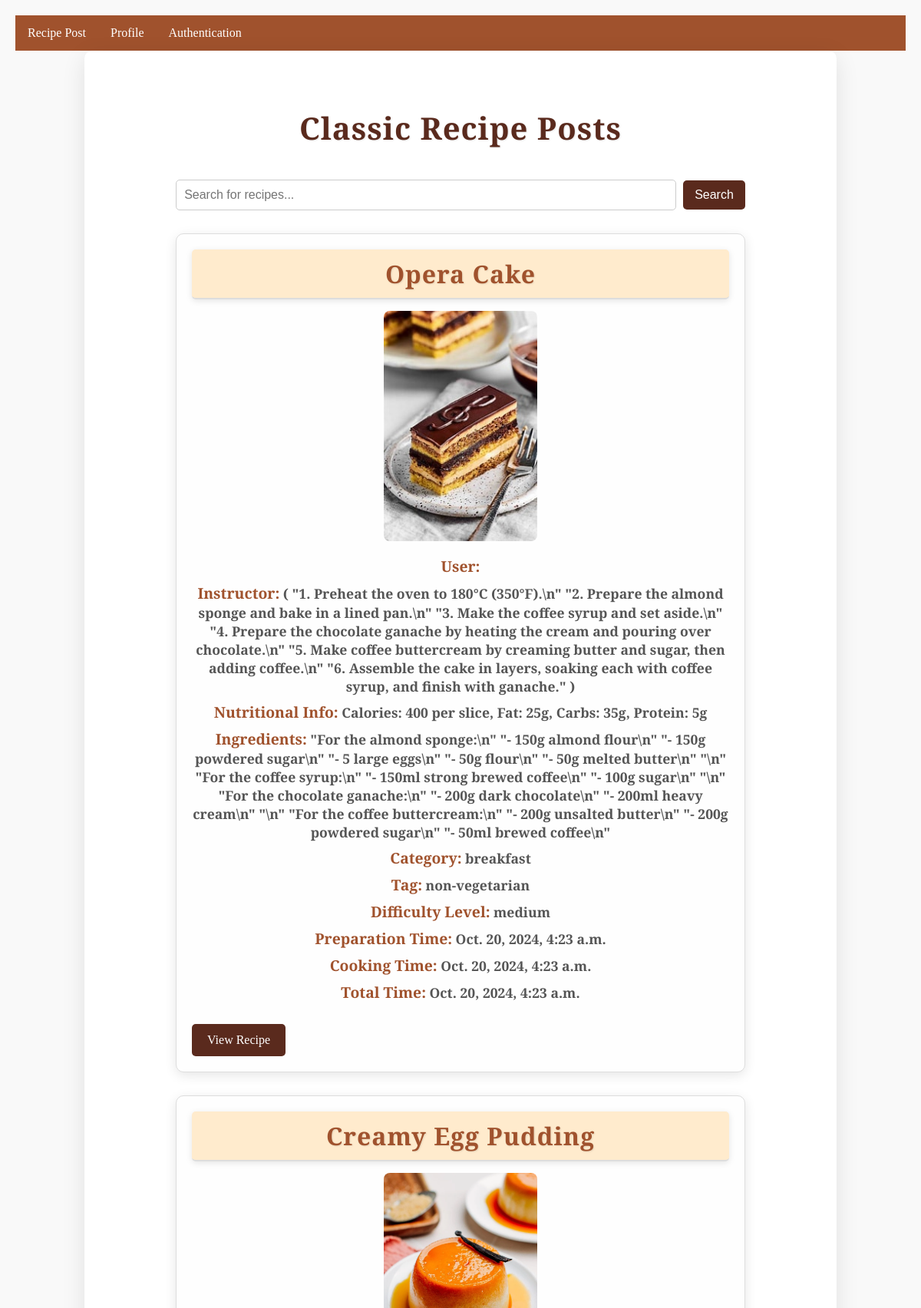
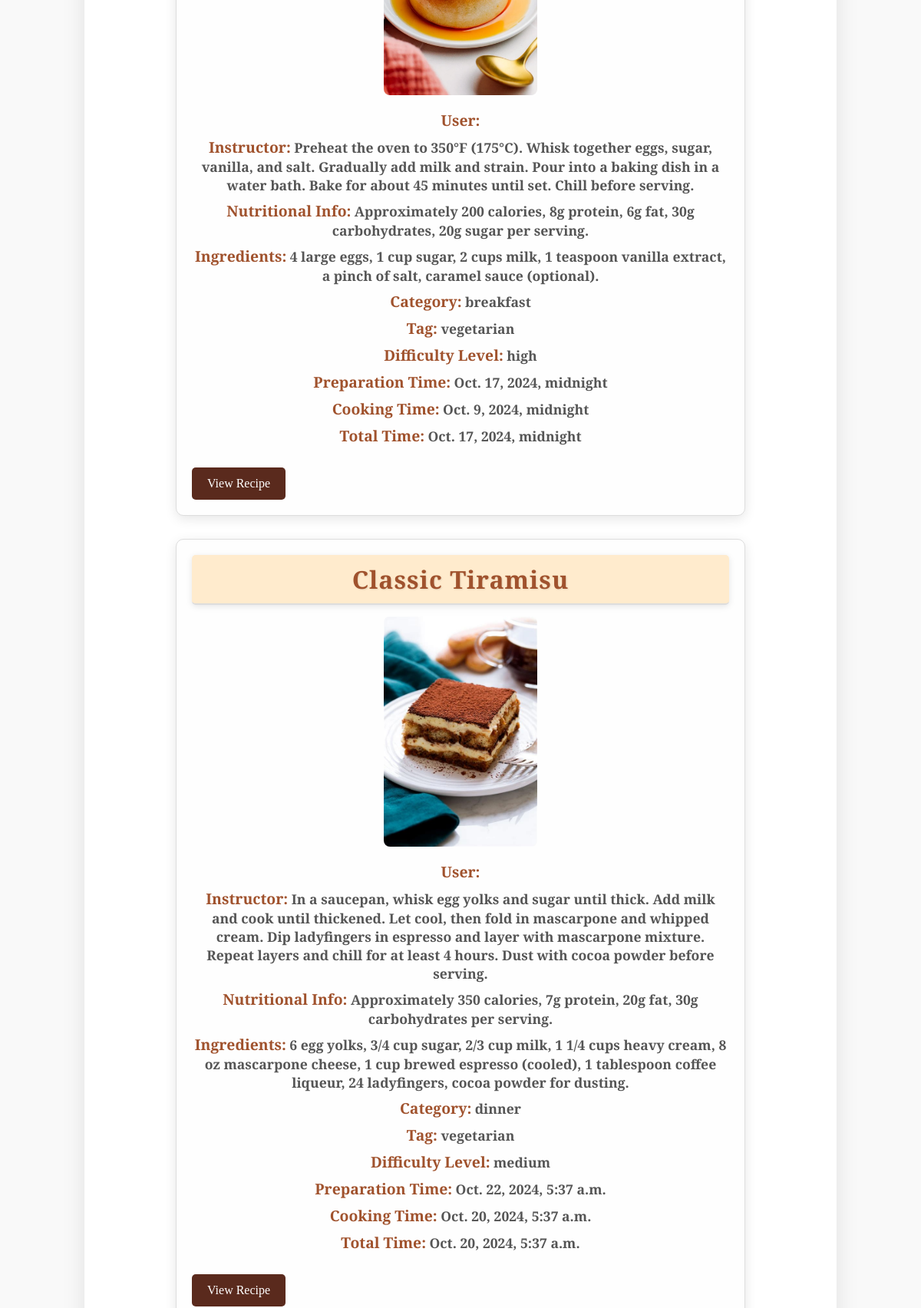
The page /RecipePost/ (upper part) on the database its author committed (2 pictures, top to bottom).
### myapp/models.py (models this page shows, shortened)
class RecipePostModel(models.Model):
    Tag=[
        ('vegetarian','Vegetarian'),
        ('non-vegetarian','Non-Vegetarian'),
    ]
    Level=[
        ('high','high'),
        ('medium','Medium'),
        ('low','Low'),
    ]
    CATEGORY=[
        ('breakfast','breakfast'),
        ('lunch','Lunch'),
        ('dinner','Dinner'),
    ]
    user=models.ForeignKey(Custom_user,on_delete=models.CASCADE,null=True)
    RecipeTitle=models.CharField(max_length=500,null=True)
    Nutritional_Info=models.CharField(max_length=500,null=True)
    Ingredients=models.CharField(max_length=1000,null=True)
    Instructor=models.CharField(max_length=1000,null=True)
    Category=models.CharField(choices=CATEGORY, max_length=100,null=True)
    Tag=models.CharField(choices=Tag, max_length=100,null=True)
    DifficultyLevel=models.CharField(choices=Level, max_length=100,null=True)
    Image=models.ImageField(upload_to='Media/Blog_Pic',null=True)
    PreparetionTime = models.DateTimeField(default=timezone.now,null=True)
    CookingTime = models.DateTimeField(default=timezone.now,null=True)
    TotalTime = models.DateTimeField(default=timezone.now,null=True)

### myproject/views.py (the view)
# urls.py: path('RecipePost/', RecipePost, name='RecipePost'),
def RecipePost(req):
    data=RecipePostModel.objects.all()
    context = {
        'data': data
    }
    return render(req,'RecipePost.html',context)

### template/RecipePost.html (shortened to what this page needs)
{% extends 'base.html' %}
{% block body %}
<!DOCTYPE html>
<html lang="en">
<head>
</head>
<body>
    <div class="container">
        <h2>Classic Recipe Posts</h2>
        <div class="search-bar">
            <form action="{% url 'search' %}" method="GET">
                <input type="text" name="query" placeholder="Search for recipes..." required>
                <button type="submit">Search</button>
            </form>
        </div>
        {% for i in data %}
        <div class="recipe-post">
            <h2 class="recipe-title">{{ i.RecipeTitle }}</h2>
            <div class="logo">
                <img src="/{{ i.Image }}" alt="{{ i.RecipeTitle }}">
            </div>
            <div class="details"><span class="label">User:</span> <strong>{{ user.first_name }} {{ user.last_name }}</strong></div>
            <div class="details"><span class="label">Instructor:</span> <strong>{{ i.Instructor }}</strong></div>
            <div class="details"><span class="label">Nutritional Info:</span> <strong>{{ i.Nutritional_Info }}</strong></div>
            <div class="details"><span class="label">Ingredients:</span> <strong>{{ i.Ingredients }}</strong></div>
            <div class="details"><span class="label">Category:</span> <strong>{{ i.Category }}</strong></div>
            <div class="details"><span class="label">Tag:</span> <strong>{{ i.Tag }}</strong></div>
            <div class="details"><span class="label">Difficulty Level:</span> <strong>{{ i.DifficultyLevel }}</strong></div>
            <div class="details"><span class="label">Preparation Time:</span> <strong>{{ i.PreparetionTime }}</strong></div>
            <div class="details"><span class="label">Cooking Time:</span> <strong>{{ i.CookingTime }}</strong></div>
            <div class="details"><span class="label">Total Time:</span> <strong>{{ i.TotalTime }}</strong></div>
            <a href="{% url 'postview' i.id %}" class="apply-button">View Recipe</a>
        </div>
        {% endfor %}
    </div>
</body>
</html>
{% endblock body %}

### template/base.html (style rules this page uses)
body { background-color:white; }

### template/RecipePost.html (style rules this page uses)
body { font-family: 'Libre Baskerville', serif; background-color: #f9f9f9; margin: 0; padding: 20px; }
.container { max-width: 900px; margin: auto; background: #ffffff; padding: 40px; border-radius: 10px; box-shadow: 0 8px 30px rgba(0, 0, 0, 0.1); }
h2 { text-align: center; font-family: 'Playfair Display', serif; color: #5A2A1D; margin-bottom: 40px; font-size: 2.5em; letter-spacing: 1px; text-shadow: 1px 1px 2px rgba(0, 0, 0, 0.1); }
.recipe-post { border: 1px solid #ddd; padding: 20px; margin-bottom: 30px; border-radius: 10px; background-color: #fefefe; box-shadow: 0 4px 15px rgba(0, 0, 0, 0.1); transition: box-shadow 0.3s; font-family: 'Libre Baskerville', serif; color: #333; max-width: 700px; margin-left: auto; margin-right: auto; }
.recipe-title { color: #A0522D; font-size: 2em; margin: 0; font-family: 'Playfair Display', serif; text-align: center; border-bottom: 2px solid #ddd; padding-bottom: 10px; background-color: #ffebcd; padding: 10px; border-radius: 5px; box-shadow: 0 2px 8px rgba(0, 0, 0, 0.1); }
.logo { text-align: center; margin: 15px 0; }
.logo img { max-height: 300px; max-width: 100%; border-radius: 8px; }
.details { color: #555; margin: 8px 0; font-size: 1.1em; text-align: center; }
.label { font-weight: bold; color: #A0522D; text-align: left; margin-bottom: 5px; font-size: 1.1em; }
.search-bar { margin-bottom: 30px; text-align: center; }
.search-bar input[type="text"] { padding: 10px; width: 70%; border: 1px solid #ccc; border-radius: 5px; font-size: 1em; }
.search-bar button { padding: 10px 15px; background-color: #5A2A1D; color: white; border: none; border-radius: 5px; cursor: pointer; font-size: 1em; transition: background-color 0.3s; margin-left: 5px; }
.apply-button { display: inline-block; margin-top: 20px; padding: 12px 20px; background-color: #5A2A1D; color: white; text-decoration: none; border-radius: 5px; transition: background-color 0.3s; font-size: 1em; text-align: center; }

### rows shown on the page
RecipePostModel: RecipeTitle "Opera Cake", Image (picture), Instructor "( \"1. Preheat the oven to 180°C (350°F).\\n\" \"2. Prepare the almond sponge and bake in a lined pan.\\n\" \"3. Make the coffee syrup and set aside.\\n\" \"4. Prepare the chocolate ganache by heating the cream and pouring over chocolate.\\n\" \"5. Make coffee buttercream by creaming butter and sugar, then adding coffee.\\n\" \"6. Assemble the cake in layers, soaking each with coffee syrup, and finish with ganache.\" )", Nutritional_Info "Calories: 400 per slice, Fat: 25g, Carbs: 35g, Protein: 5g", Ingredients "\"For the almond sponge:\\n\" \"- 150g almond flour\\n\" \"- 150g powdered sugar\\n\" \"- 5 large eggs\\n\" \"- 50g flour\\n\" \"- 50g melted butter\\n\" \"\\n\" \"For the coffee syrup:\\n\" \"- 150ml strong brewed coffee\\n\" \"- 100g sugar\\n\" \"\\n\" \"For the chocolate ganache:\\n\" \"- 200g dark chocolate\\n\" \"- 200ml heavy cream\\n\" \"\\n\" \"For the coffee buttercream:\\n\" \"- 200g unsalted butter\\n\" \"- 200g powdered sugar\\n\" \"- 50ml brewed coffee\\n\"", Category "breakfast", Tag "non-vegetarian", DifficultyLevel "medium", PreparetionTime "Oct. 20, 2024, 4:23 a.m.", CookingTime "Oct. 20, 2024, 4:23 a.m.", TotalTime "Oct. 20, 2024, 4:23 a.m."
RecipePostModel: RecipeTitle "Creamy Egg Pudding", Image (picture), Instructor "Preheat the oven to 350°F (175°C). Whisk together eggs, sugar, vanilla, and salt. Gradually add milk and strain. Pour into a baking dish in a water bath. Bake for about 45 minutes until set. Chill before serving.", Nutritional_Info "Approximately 200 calories, 8g protein, 6g fat, 30g carbohydrates, 20g sugar per serving.", Ingredients "4 large eggs, 1 cup sugar, 2 cups milk, 1 teaspoon vanilla extract, a pinch of salt, caramel sauce (optional).", Category "breakfast", Tag "vegetarian", DifficultyLevel "high", PreparetionTime "Oct. 17, 2024, midnight", CookingTime "Oct. 9, 2024, midnight", TotalTime "Oct. 17, 2024, midnight"
RecipePostModel: RecipeTitle "Classic Tiramisu", Image (picture), Instructor "In a saucepan, whisk egg yolks and sugar until thick. Add milk and cook until thickened. Let cool, then fold in mascarpone and whipped cream. Dip ladyfingers in espresso and layer with mascarpone mixture. Repeat layers and chill for at least 4 hours. Dust with cocoa powder before serving.", Nutritional_Info "Approximately 350 calories, 7g protein, 20g fat, 30g carbohydrates per serving.", Ingredients "6 egg yolks, 3/4 cup sugar, 2/3 cup milk, 1 1/4 cups heavy cream, 8 oz mascarpone cheese, 1 cup brewed espresso (cooled), 1 tablespoon coffee liqueur, 24 ladyfingers, cocoa powder for dusting.", Category "dinner", Tag "vegetarian", DifficultyLevel "medium", PreparetionTime "Oct. 22, 2024, 5:37 a.m.", CookingTime "Oct. 20, 2024, 5:37 a.m.", TotalTime "Oct. 20, 2024, 5:37 a.m."
